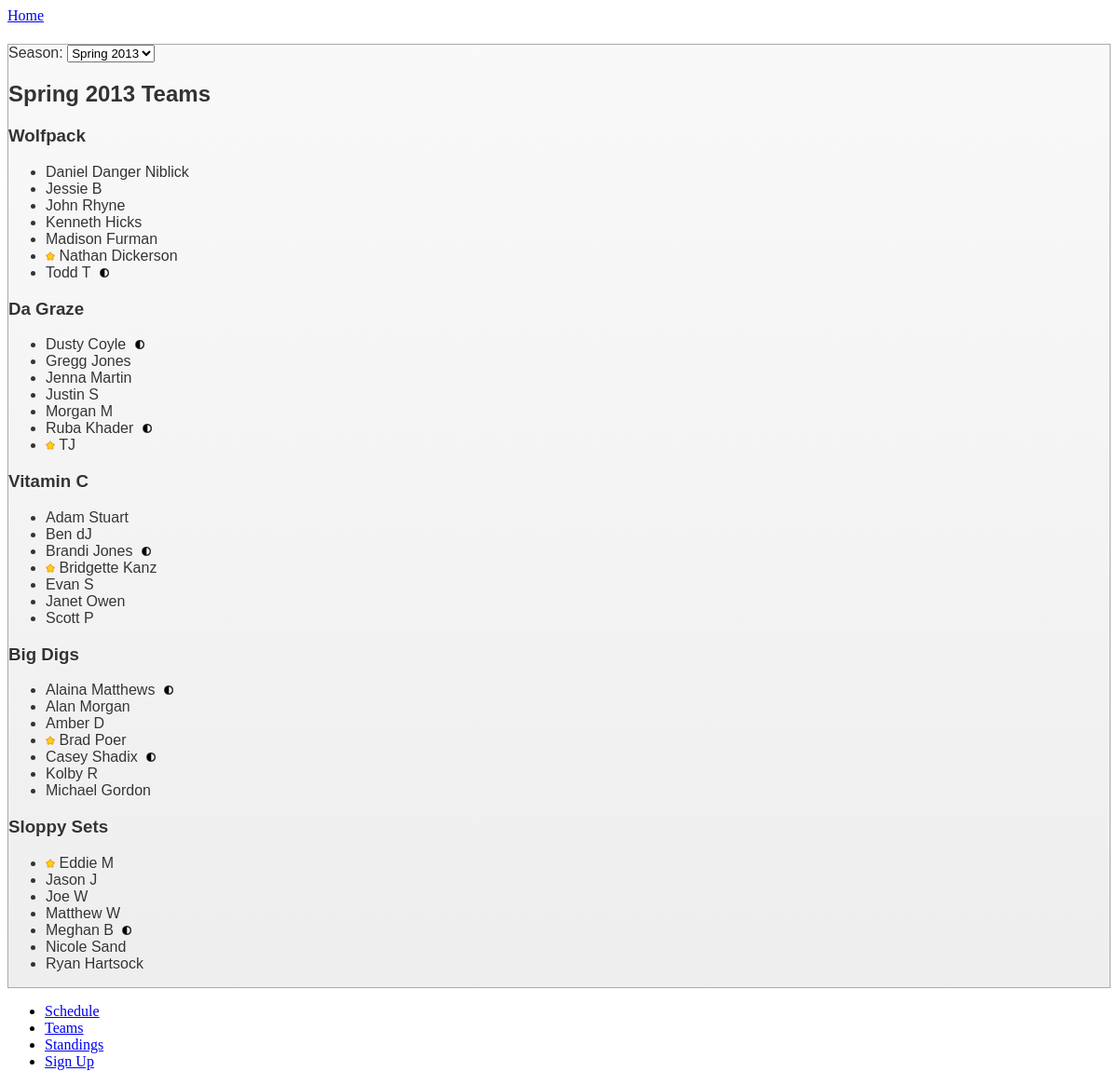
Page /teams.php?season=1 on the committed database.
### tables this page shows
CREATE TABLE `seasons` (
  `ID` int(11) NOT NULL auto_increment,
  `Name` varchar(50) NOT NULL,
  `FreeWeek` varchar(100) NOT NULL,
  `Divisions` int(11) default '1',
  KEY `ID` (`ID`)
);

CREATE TABLE `teams` (
  `ID` int(11) NOT NULL auto_increment,
  `Name` varchar(50) NOT NULL,
  `Data_Theme` varchar(2) NOT NULL,
  `Season` int(11) NOT NULL,
  `Division` int(11) NOT NULL,
  `Wins` int(11) NOT NULL,
  `Loss` int(11) NOT NULL,
  `Spread` int(11) NOT NULL,
  `PWin` double NOT NULL,
  KEY `ID` (`ID`)
);

CREATE TABLE `rosters` (
  `ID` int(11) NOT NULL auto_increment,
  `Team` int(11) NOT NULL,
  `Player` int(11) NOT NULL,
  `Captain` tinyint(4) NOT NULL,
  `PT` tinyint(4) NOT NULL,
  KEY `ID` (`ID`)
);

CREATE TABLE `players` (
  `ID` int(11) NOT NULL auto_increment,
  `Name` varchar(50) NOT NULL,
  `Email` varchar(99) default NULL,
  `Paid` int(11) default NULL,
  KEY `ID` (`ID`)
);

### teams.php (the view, shortened to what this page needs)
<!DOCTYPE html>
<html>
<head>
		<link rel="stylesheet" href="http://code.jquery.com/mobile/1.3.0/jquery.mobile.structure-1.3.0.min.css" />
				<link rel="stylesheet" href="includes/css/teamlex.min.css" />
</head>
<body>
<div data-role="page">
	<div data-role="header" data-theme="j">
		<a href="index.php" data-role="button" data-icon="home" data-iconpos="notext">Home</a>
	</div>
	<div data-role="content" data-theme="i">
		<div class="ui-body ui-body-b">
		<?php
					  if ($_GET["season"]<>""){
					   $thisSeason = $_GET["season"];
					  }
					  else {
						  $siteSeasonQuery = "SELECT the_content as ID FROM other_content WHERE other_content.name='siteSeason' LIMIT 1";
						  $siteSeasonQueryResult = mysql_query($siteSeasonQuery);
						  while ($row = mysql_fetch_array($siteSeasonQueryResult, MYSQL_ASSOC)) {
							$thisSeason = $row[ID];
						}
					  }
					?>
		    <form name="teamForm" id="teamForm" action="teams.php" method="post">
			<div data-role="fieldcontain" data-theme="i">
				<label for="seasonSelector">Season:</label>
				<select name="seasonSelector" id="seasonSelector" data-theme="i" onchange="MM_jumpMenu('parent',this,0,'#teamForm')">
					  <?php
                      $seasonQuery = "SELECT * FROM seasons ORDER BY ID desc";
					  $seasonQueryResult = mysql_query($seasonQuery);
					  while ($rowSeason = mysql_fetch_array($seasonQueryResult, MYSQL_ASSOC)) {
                      ?>
                   	  <option value="teams.php?season=<?php print $rowSeason[ID]; ?>" <?php if ($thisSeason==$rowSeason[ID]) {
					  print 'selected';
					  } ?>><?php print $rowSeason[Name]; ?></option>
                      <?php } ?>
                </select>
			</div>
			</form>
					<?php
					$seasonsQuery = "SELECT * FROM seasons WHERE ID = $thisSeason";
					$seasonsResult = mysql_query($seasonsQuery);
					$row = mysql_fetch_array($seasonsResult, MYSQL_ASSOC);
					?>
			<h2><?php print $row[Name]; ?>  Teams</h2>
					<?php
					$teamsQuery = "SELECT * FROM teams WHERE (Season=$row[ID]  and Division=0) ORDER BY ID ASC";
					$teamsQueryResult = mysql_query($teamsQuery);
					while ($rowRec = mysql_fetch_array($teamsQueryResult, MYSQL_ASSOC)) {
					?>
					<div data-role="collapsible" data-theme="<?php print $rowRec[Data_Theme]; ?>" data-content-theme="i" data-collapsed-icon="arrow-d" data-expanded-icon="arrow-u">
						<h3><?php print $rowRec[Name]; ?></h3>
						<ul>
						<?php
						$rosterQuery = "SELECT rosters.Player, rosters.PT, rosters.Captain, players.Name FROM rosters JOIN players ON rosters.Player = players.ID WHERE (rosters.Team=$rowRec[ID]) ORDER BY players.Name ASC";
						$rosterQueryResult = mysql_query($rosterQuery);
							?>
							<?php
						 while($player = mysql_fetch_array($rosterQueryResult, MYSQL_ASSOC)) {
							?>
								<li>
								<?php if ($player[Captain]=='1'){ ?>
											<a href="captain.php?ID=<?php print $player[Player];?>"><img src="includes/images/captainStar.png"></a>
									  <?php
									  }
											print $player[Name];
									  if ($player[PT]=='1') { ?>
											<img src="includes/images/partTimeIcon.png" style="margin-left:5px">
									  <?php
									  }
								?>
								</li>
							<?php
						 }
						?>
						</ul>
					</div>
					<?php
					}
					?>
		</div>
	</div>
	<div data-role="footer" class="nav-glyphish-example" data-theme="i" data-position="fixed">
		<div data-role="navbar" class="nav-glyphish-example" data-grid="c">
			<ul>
				<li><a href="schedule.php" id="sched" data-icon="custom" data-theme="i">Schedule</a></li>
				<li><a href="teams.php" id="teams" data-icon="custom" data-theme="i">Teams</a></li>
				<li><a href="standings.php" id="standings" data-icon="custom" data-theme="i">Standings</a></li>
				<li><a href="contact.html" id="contact" data-icon="custom" data-theme="i">Sign Up</a></li>
			</ul>
		</div>
	</div>
</div>
</body>
</html>

### rows in the picture
seasons: Name "Spring 2013"
teams: Name "Wolfpack"
rosters: players.Name "Daniel Danger Niblick"
rosters: players.Name "Jessie B"
rosters: players.Name "John Rhyne"
rosters: players.Name "Kenneth Hicks"
rosters: players.Name "Madison Furman"
rosters: Captain 1 (drawn), players.Name "Nathan Dickerson"
rosters: players.Name "Todd T", PT 1 (drawn)
teams: Name "Da Graze"
rosters: players.Name "Dusty Coyle", PT 1 (drawn)
rosters: players.Name "Gregg Jones"
rosters: players.Name "Jenna Martin"
rosters: players.Name "Justin S"
rosters: players.Name "Morgan M"
rosters: players.Name "Ruba Khader", PT 1 (drawn)
rosters: Captain 1 (drawn), players.Name "TJ"
teams: Name "Vitamin C"
rosters: players.Name "Adam Stuart"
rosters: players.Name "Ben dJ"
rosters: players.Name "Brandi Jones", PT 1 (drawn)
rosters: Captain 1 (drawn), players.Name "Bridgette Kanz"
rosters: players.Name "Evan S"
rosters: players.Name "Janet Owen"
rosters: players.Name "Scott P"
teams: Name "Big Digs"
rosters: players.Name "Alaina Matthews", PT 1 (drawn)
rosters: players.Name "Alan Morgan"
rosters: players.Name "Amber D"
rosters: Captain 1 (drawn), players.Name "Brad Poer"
rosters: players.Name "Casey Shadix", PT 1 (drawn)
rosters: players.Name "Kolby R"
rosters: players.Name "Michael Gordon"
teams: Name "Sloppy Sets"
rosters: Captain 1 (drawn), players.Name "Eddie M"
rosters: players.Name "Jason J"
rosters: players.Name "Joe W"
rosters: players.Name "Matthew W"
rosters: players.Name "Meghan B", PT 1 (drawn)
rosters: players.Name "Nicole Sand"
rosters: players.Name "Ryan Hartsock"

### other values in the picture
form field seasonSelector "Spring 2013"
